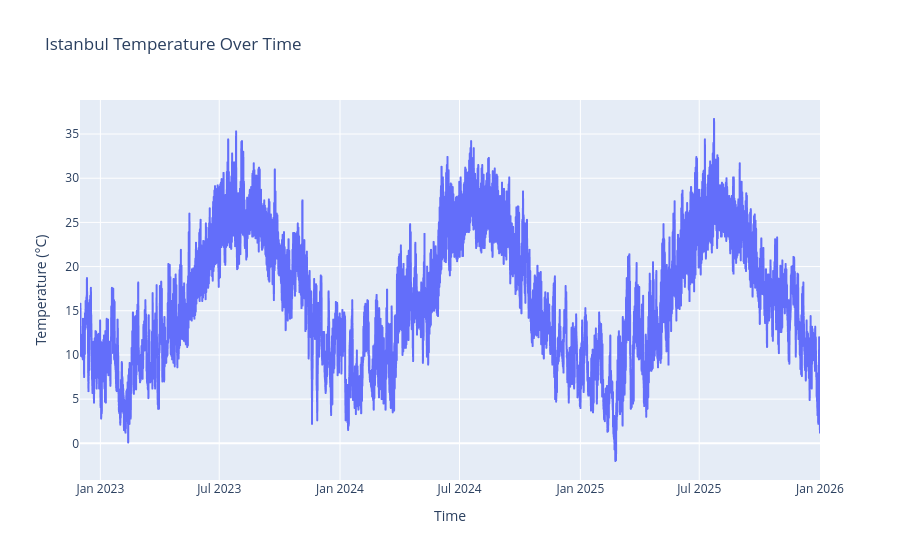

The cell this chart's notebook holds for it:
### Markdown cell above
#### Time Series Data

### Code cell
fig = px.line(dataset, x=dataset.index, y='temperature_2m (°C)', title='Istanbul Temperature Over Time')
fig.update_layout(xaxis_title='Time', yaxis_title='Temperature (°C)')
fig.show()

### Figure 1 — Plotly figure (JSON) as saved in the notebook; plotly's stock layout.template omitted (floating-point values rounded to 4 significant figures; data arrays with more than 128 entries replaced by an {"elided": "..."} marker saying what was removed)
{"data": [{"hovertemplate": "time=%{x}<br>temperature_2m (°C)=%{y}<extra></extra>", "legendgroup": "", "line": {"color": "#636efa", "dash": "solid"}, "marker": {"symbol": "circle"}, "mode": "lines", "name": "", "showlegend": false, "type": "scattergl", "x": {"elided": "27120 str values"}, "xaxis": "x", "y": {"elided": "27120 float values"}, "yaxis": "y"}], "layout": {"legend": {"tracegroupgap": 0}, "title": {"text": "Istanbul Temperature Over Time"}, "xaxis": {"anchor": "y", "domain": [0, 1], "title": {"text": "Time"}}, "yaxis": {"anchor": "x", "domain": [0, 1], "title": {"text": "Temperature (°C)"}}}}
